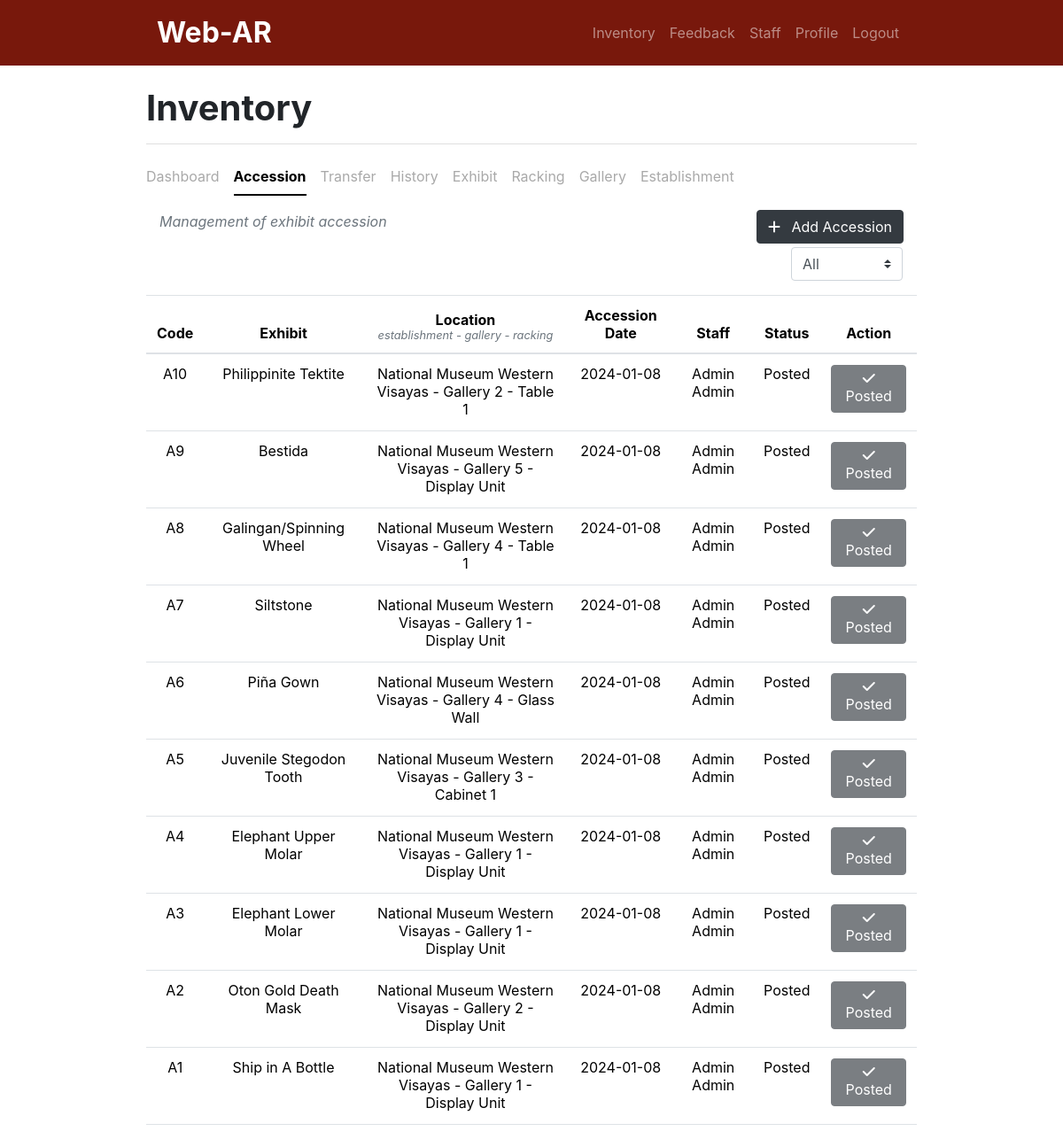
Screenshot of /inventory/accession.php (signed in) with the database file from the repository.
### tables this page shows
CREATE TABLE `exhibit_accession` (
  `ID` int(11) NOT NULL,
  `accessionCode` varchar(20) NOT NULL,
  `rackingCode` varchar(20) NOT NULL,
  `exhibitID` int(11) NOT NULL,
  `accessionDate` date NOT NULL,
  `userID` int(11) NOT NULL,
  `isPosted` tinyint(1) NOT NULL DEFAULT 0 COMMENT '0 - Not Posted; 1 - Posted',
  `datePosted` date NOT NULL,
  `timestamp` timestamp NOT NULL DEFAULT current_timestamp() ON UPDATE current_timestamp()
);

CREATE TABLE `exhibit` (
  `exhibitID` int(11) NOT NULL,
  `exhibitCode` varchar(20) NOT NULL,
  `exhibitName` text NOT NULL,
  `exhibitInformation` longtext NOT NULL,
  `exhibitModel` longtext NOT NULL,
  `isActive` tinyint(1) NOT NULL DEFAULT 1 COMMENT '1 - active'
);

CREATE TABLE `establishment` (
  `ID` int(11) NOT NULL,
  `establishmentCode` varchar(20) NOT NULL,
  `establishmentName` text NOT NULL,
  `isActive` tinyint(1) NOT NULL DEFAULT 1 COMMENT '1 - active; 0 - inactive'
);

CREATE TABLE `gallery` (
  `ID` int(11) NOT NULL,
  `galleryCode` varchar(20) NOT NULL,
  `galleryName` text NOT NULL,
  `establishmentCode` varchar(20) NOT NULL,
  `isActive` tinyint(1) NOT NULL DEFAULT 1 COMMENT '1 - active; 0 - inactive'
);

CREATE TABLE `racking` (
  `ID` int(11) NOT NULL,
  `rackingCode` varchar(20) NOT NULL,
  `rackingName` text NOT NULL,
  `galleryCode` varchar(20) NOT NULL,
  `isActive` tinyint(1) DEFAULT 1 COMMENT '1 - active; 0 - inactive1 - active; 0 - inactive'
);

CREATE TABLE `user` (
  `userID` int(11) NOT NULL,
  `firstName` text NOT NULL,
  `lastName` text NOT NULL,
  `contactNumber` varchar(20) NOT NULL,
  `email` text NOT NULL,
  `username` varchar(100) NOT NULL,
  `password` varchar(100) NOT NULL,
  `role` text NOT NULL,
  `isActive` tinyint(1) NOT NULL DEFAULT 1 COMMENT '1 - active; 0 - inactive'
);

### inventory/accession.php (the view, shortened to what this page needs)
<?php
include '../header.php';
include 'navbar.php';
include '../db_connect.php';
include 'i_nav.php';
$postStatusFilter = isset($_GET['post_status']) ? $_GET['post_status'] : '';
$postStatusCondition = ($postStatusFilter == 'posted') ? 'AND isPosted = 1' : (($postStatusFilter == 'not_posted') ? 'AND isPosted = 0' : '');
$q = "SELECT exhibit_accession.*, establishment.establishmentName, gallery.galleryName, racking.rackingName, exhibit.exhibitName, user.firstName, user.lastName
    FROM exhibit_accession
    LEFT JOIN racking ON exhibit_accession.rackingCode = racking.rackingCode
    LEFT JOIN gallery ON racking.galleryCode = gallery.galleryCode
    LEFT JOIN establishment ON gallery.establishmentCode = establishment.establishmentCode
    LEFT JOIN exhibit ON exhibit_accession.exhibitID = exhibit.exhibitID
    LEFT JOIN user ON exhibit_accession.userID = user.userID
    WHERE 1 $postStatusCondition
    ORDER BY exhibit_accession.ID DESC";
$r = mysqli_query($conn, $q);
?>
<div class="container w-75">
    <div class="container d-flex justify-content-between align-items-center text-muted fst-italic">
        <p class="text-muted fst-italic">Management of exhibit accession</p>
        <button class="btn btn-dark mb-1" data-bs-toggle="modal" data-bs-target="#addAccessionModal" role="button">
            <i class="fa-solid fa-plus"></i>
            <span class="ms-2">Add Accession</span>
        </button>
    </div>
    <div class="d-flex justify-content-end">
        <form class="form-inline">
            <select class="custom-select mr-3" name="post_status" id="post_status" onchange="this.form.submit()">
                <option value="" <?php echo ($postStatusFilter == '') ? 'selected' : ''; ?>>All</option>
            </select>
        </form>
    </div>
    <div class="table-responsive">
        <table class="table table-hover">
            <thead class="text-center">
                <tr>
                    <th scope="col">Code</th>
                    <th scope="col">Exhibit</th>
                    <th scope="col">Location<small class="d-block text-muted fst-italic">establishment - gallery - racking</small></th>
                    <th scope="col">Accession Date</th>
                    <th scope="col">Staff</th>
                    <th scope="col">Status</th>
                    <th scope="col">Action</th>
                </tr>
            </thead>
            <tbody>
                <?php
                while ($row = mysqli_fetch_assoc($r)) {
                    $accessionCode        = $row['accessionCode'];
                    $establishmentName    = $row['establishmentName'];
                    $galleryName          = $row['galleryName'];
                    $rackingName          = $row['rackingName'];
                    $exhibitName          = $row['exhibitName'];
                    $staffFirstName       = $row['firstName'];
                    $staffLastName        = $row['lastName'];
                    $accessionDate        = $row['accessionDate'];
                    $posted               = $row['isPosted'];
                    $postStatus = ($posted == 1) ? "Posted" : "Not Posted";
                    ?>
                    <tr>
                        <td class="text-center"><?php echo $accessionCode; ?></td>
                        <td class="text-center"><?php echo $exhibitName; ?></td>
                        <td class="text-center"><?php echo $establishmentName . ' - ' . $galleryName . ' - ' . $rackingName; ?></td>
                        <td class="text-center"><?php echo $accessionDate; ?></td>
                        <td class="text-center"><?php echo $staffFirstName . ' ' . $staffLastName; ?></td>
                        <td class="text-center"><?php echo $postStatus; ?></td>
                        <td>
                            <div class="text-center">
                                <?php if ($postStatus == "Not Posted") { ?>
                                    <button type="button" class="btn btn-dark mb-2" data-bs-toggle="modal" data-bs-target="#postConfirmationModal<?php echo $accessionCode; ?>">
                                        <i class="fa-solid fa-arrow-up"></i>
                                        <span>Post</span>
                                    </button>
                                <?php } else { ?>
                                    <button type="button" class="btn btn-dark mb-2" disabled>
                                        <i class="fa-solid fa-check"></i>
                                        <span>Posted</span>
                                    </button>
                                <?php } ?>
                            </div>
                        </td>
                    </tr>
                <?php
                }
                ?>
            </tbody>
        </table>
    </div>
</div>

### rows the page displays
exhibit_accession: accessionCode "A10", exhibitID.exhibitName "Philippinite Tektite", establishment.establishmentName "National Museum Western Visayas", gallery.galleryName "Gallery 2", rackingCode.rackingName "Table 1", accessionDate "2024-01-08", userID.firstName "Admin", userID.lastName "Admin", isPosted "Posted"
exhibit_accession: accessionCode "A9", exhibitID.exhibitName "Bestida", establishment.establishmentName "National Museum Western Visayas", gallery.galleryName "Gallery 5", rackingCode.rackingName "Display Unit", accessionDate "2024-01-08", userID.firstName "Admin", userID.lastName "Admin", isPosted "Posted"
exhibit_accession: accessionCode "A8", exhibitID.exhibitName "Galingan/Spinning Wheel", establishment.establishmentName "National Museum Western Visayas", gallery.galleryName "Gallery 4", rackingCode.rackingName "Table 1", accessionDate "2024-01-08", userID.firstName "Admin", userID.lastName "Admin", isPosted "Posted"
exhibit_accession: accessionCode "A7", exhibitID.exhibitName "Siltstone", establishment.establishmentName "National Museum Western Visayas", gallery.galleryName "Gallery 1", rackingCode.rackingName "Display Unit", accessionDate "2024-01-08", userID.firstName "Admin", userID.lastName "Admin", isPosted "Posted"
exhibit_accession: accessionCode "A6", exhibitID.exhibitName "Piña Gown", establishment.establishmentName "National Museum Western Visayas", gallery.galleryName "Gallery 4", rackingCode.rackingName "Glass Wall", accessionDate "2024-01-08", userID.firstName "Admin", userID.lastName "Admin", isPosted "Posted"
exhibit_accession: accessionCode "A5", exhibitID.exhibitName "Juvenile Stegodon Tooth", establishment.establishmentName "National Museum Western Visayas", gallery.galleryName "Gallery 3", rackingCode.rackingName "Cabinet 1", accessionDate "2024-01-08", userID.firstName "Admin", userID.lastName "Admin", isPosted "Posted"
exhibit_accession: accessionCode "A4", exhibitID.exhibitName "Elephant Upper Molar", establishment.establishmentName "National Museum Western Visayas", gallery.galleryName "Gallery 1", rackingCode.rackingName "Display Unit", accessionDate "2024-01-08", userID.firstName "Admin", userID.lastName "Admin", isPosted "Posted"
exhibit_accession: accessionCode "A3", exhibitID.exhibitName "Elephant Lower Molar", establishment.establishmentName "National Museum Western Visayas", gallery.galleryName "Gallery 1", rackingCode.rackingName "Display Unit", accessionDate "2024-01-08", userID.firstName "Admin", userID.lastName "Admin", isPosted "Posted"
exhibit_accession: accessionCode "A2", exhibitID.exhibitName "Oton Gold Death Mask", establishment.establishmentName "National Museum Western Visayas", gallery.galleryName "Gallery 2", rackingCode.rackingName "Display Unit", accessionDate "2024-01-08", userID.firstName "Admin", userID.lastName "Admin", isPosted "Posted"
exhibit_accession: accessionCode "A1", exhibitID.exhibitName "Ship in A Bottle", establishment.establishmentName "National Museum Western Visayas", gallery.galleryName "Gallery 1", rackingCode.rackingName "Display Unit", accessionDate "2024-01-08", userID.firstName "Admin", userID.lastName "Admin", isPosted "Posted"
